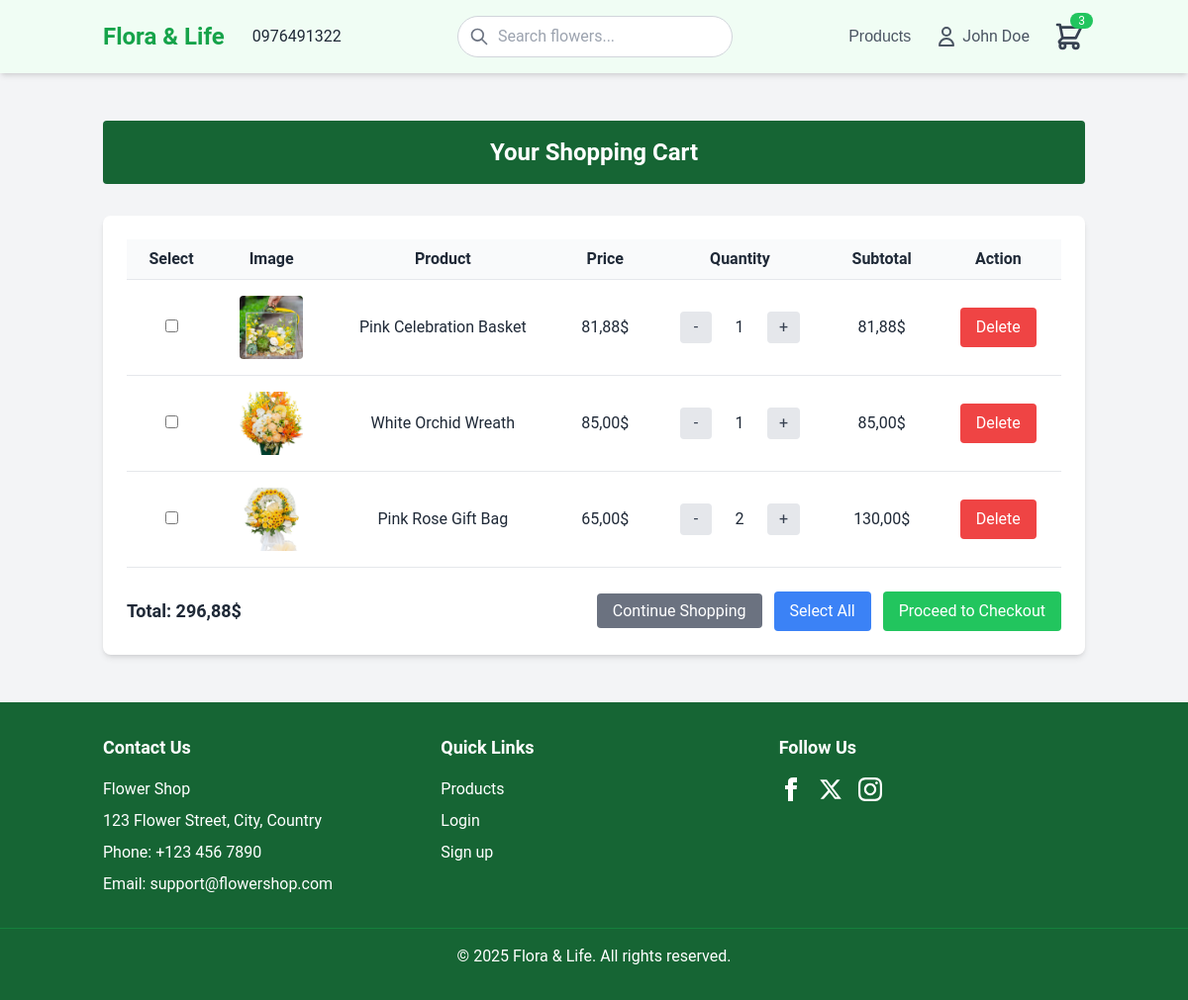
The page /cart.php (signed in) on the database as committed earlier.
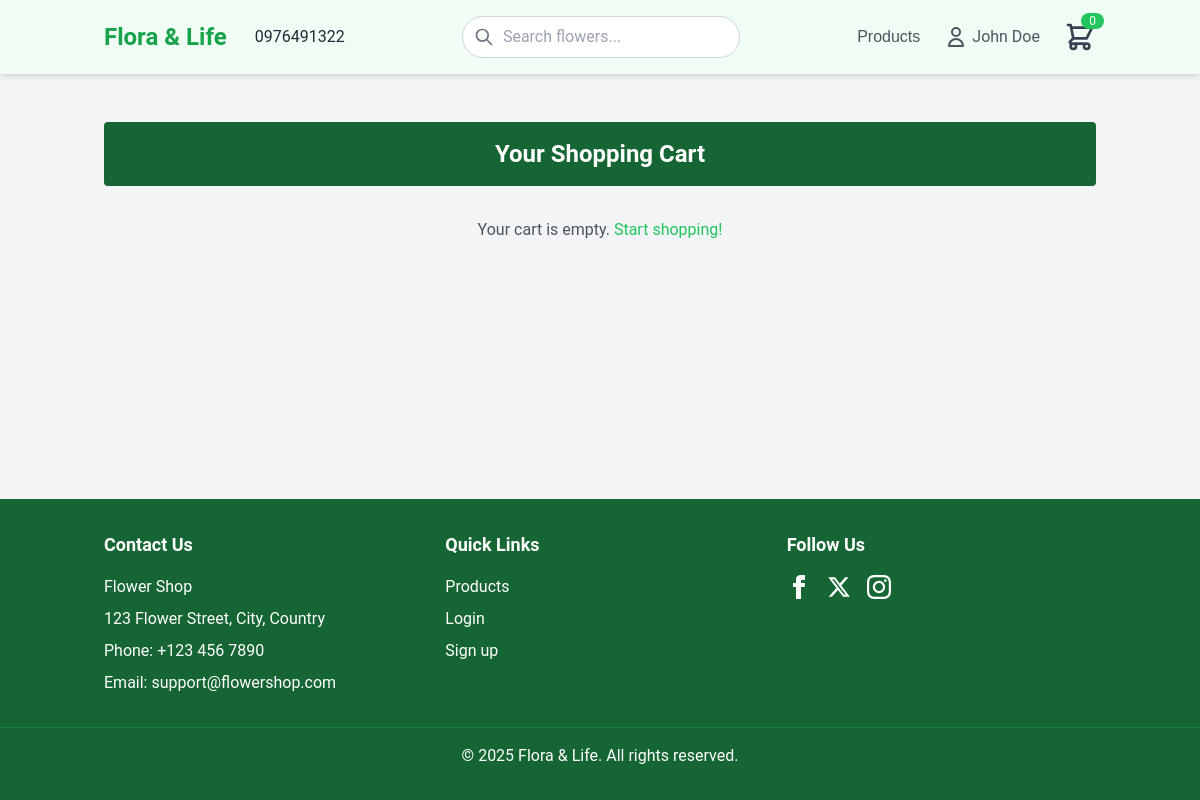
The same page on the database as committed later.
### tables this page shows
CREATE TABLE `cart` (
  `id` int(11) NOT NULL,
  `user_id` bigint(20) NOT NULL,
  `pid` bigint(20) NOT NULL,
  `name` varchar(255) NOT NULL,
  `price` decimal(10,2) NOT NULL,
  `quantity` int(11) NOT NULL,
  `image` varchar(255) NOT NULL,
  `created_at` datetime DEFAULT current_timestamp(),
  `updated_at` datetime DEFAULT current_timestamp() ON UPDATE current_timestamp()
);

CREATE TABLE `products` (
  `id` bigint(20) NOT NULL,
  `name` varchar(255) NOT NULL,
  `price` decimal(10,2) NOT NULL,
  `sale` decimal(10,2) NOT NULL DEFAULT 0.00,
  `product_detail` text NOT NULL,
  `image` varchar(255) NOT NULL,
  `origin` varchar(255) DEFAULT NULL,
  `type` enum('birthday','wedding','bouquet','condolence','basket','other') DEFAULT 'other',
  `created_at` datetime DEFAULT current_timestamp(),
  `updated_at` datetime DEFAULT current_timestamp() ON UPDATE current_timestamp()
);

### cart.php (the view, shortened to what this page needs)
<?php
include 'connection.php';
$user_id = isset($_SESSION['user_id']) ? $_SESSION['user_id'] : null;
$user_name = isset($_SESSION['user_name']) ? $_SESSION['user_name'] : 'Guest';
function fetchCartItems($conn, $user_id) {
    $cart_items = [];
    $total_price = 0;
    $stmt = $conn->prepare("
        SELECT c.id, c.pid, c.name, p.price, c.quantity, c.image, p.sale
        FROM cart c
        JOIN products p ON c.pid = p.id
        WHERE c.user_id = ?
    ");
    $stmt->bind_param("i", $user_id);
    $stmt->execute();
    $result = $stmt->get_result();
    while ($row = $result->fetch_assoc()) {
        $cart_items[] = $row;
        $discounted_price = $row['price'] * (100 - $row['sale']) / 100;
        $total_price += $discounted_price * $row['quantity'];
    }
    return ['items' => $cart_items, 'total_price' => $total_price];
}
$cart_data = fetchCartItems($conn, $user_id);
$cart_items = $cart_data['items'];
$total_price = $cart_data['total_price'];
$cart_count = count($cart_items);
?>
<!DOCTYPE html>
<html lang="en">
<head>
    <link rel="stylesheet" href="style1.css">
    <script src="https://cdn.tailwindcss.com"></script>
    <link rel="stylesheet" href="https://cdnjs.cloudflare.com/ajax/libs/font-awesome/6.4.2/css/all.min.css"/>
</head>
<body>
    <header class="header bg-green-50 shadow-md sticky top-0 z-50">
        <div class="container mx-auto px-4 py-4 flex justify-between items-center">
            <div class="flex items-center space-x-6">
                <a href="/" class="text-2xl font-bold text-green-600">Flora & Life</a>
                <div class="contact-info">
                    <div class="flex items-center gap-1">
                        <span>0976491322</span>
                    </div>
                </div>
            </div>
            <div class="search-bar">
                <div class="relative">
                    <input type="text" placeholder="Search flowers..." class="w-full pl-10 pr-4 py-2 rounded-full border border-gray-300 focus:outline-none focus:border-green-500 text-gray-700">
                    <svg class="w-5 h-5 absolute left-3 top-1/2 transform -translate-y-1/2 text-gray-500" fill="none" stroke="currentColor" viewBox="0 0 24 24" xmlns="http://www.w3.org/2000/svg">
                        <path stroke-linecap="round" stroke-linejoin="round" stroke-width="2" d="M21 21l-6-6m2-5a7 7 0 11-14 0 7 7 0 0114 0z"></path>
                    </svg>
                </div>
            </div>
            <nav class="nav-links flex space-x-6 items-center">
                <div class="relative dropdown">
                    <a href="product.php" class="text-gray-700 hover:text-green-500">Products</a>
                </div>
                <div class="relative dropdown">
                    <a href="#" class="text-gray-700 hover:text-green-500 flex items-center">
                        <svg class="w-6 h-6 mr-1" fill="none" stroke="currentColor" viewBox="0 0 24 24" xmlns="http://www.w3.org/2000/svg">
                            <path stroke-linecap="round" stroke-linejoin="round" stroke-width="2" d="M16 7a4 4 0 11-8 0 4 4 0 018 0zM12 14a7 7 0 00-7 7h14a7 7 0 00-7-7z"></path>
                        </svg>
                        <span><?php echo htmlspecialchars($user_name); ?></span>
                    </a>
                </div>
                <a href="cart.php" class="text-gray-700 hover:text-green-500 relative">
                    <span class="absolute -top-2 -right-2 bg-green-500 text-white text-xs rounded-full px-2"><?php echo $cart_count; ?></span>
                </a>
            </nav>
        </div>
    </header>
    <main class="py-12 bg-gray-100">
        <div class="container mx-auto px-4">
            <h2 class="text-2xl font-bold text-white text-center bg-green-800 py-4 mb-8 rounded">Your Shopping Cart</h2>
            <?php if (empty($cart_items)): ?>
                <p class="text-gray-600 text-center">Your cart is empty. <a href="customer.php" class="text-green-500 hover:underline">Start shopping!</a></p>
            <?php else: ?>
                <div class="bg-white p-6 rounded-lg shadow-md">
                    <form id="checkout-form" action="checkout.php" method="POST">
                        <table class="w-full text-left">
                            <thead>
                                <tr class="border-b">
                                    <th class="py-2">Select</th>
                                    <th class="py-2">Image</th>
                                    <th class="py-2">Product</th>
                                    <th class="py-2">Price</th>
                                    <th class="py-2">Quantity</th>
                                    <th class="py-2">Subtotal</th>
                                    <th class="py-2">Action</th>
                                </tr>
                            </thead>
                            <tbody>
                                <?php foreach ($cart_items as $item): ?>
                                    <tr class="border-b">
                                        <td class="py-4">
                                            <input type="checkbox" name="cart_ids[]" value="<?php echo $item['id']; ?>" class="item-checkbox">
                                        </td>
                                        <td class="py-4">
                                            <img src="image/<?php echo htmlspecialchars($item['image']); ?>" alt="<?php echo htmlspecialchars($item['name']); ?>" class="w-16 h-16 object-cover rounded">
                                        </td>
                                        <td class="py-4"><?php echo htmlspecialchars($item['name']); ?></td>
                                        <td class="py-4">
                                            <?php
                                            $discounted_price = $item['price'] * (100 - $item['sale']) / 100;
                                            echo number_format($discounted_price, 2, ',', '.');
                                            ?>$
                                        </td>
                                        <td class="py-4">
                                            <div class="quantity-controls">
                                                <form action="cart.php" method="POST">
                                                    <button type="submit" name="decrease_quantity">-</button>
                                                </form>
                                                <span><?php echo $item['quantity']; ?></span>
                                                <form action="cart.php" method="POST">
                                                    <button type="submit" name="increase_quantity">+</button>
                                                </form>
                                            </div>
                                        </td>
                                        <td class="py-4">
                                            <?php echo number_format($discounted_price * $item['quantity'], 2, ',', '.'); ?>$
                                        </td>
                                        <td class="py-4">
                                            <form action="cart.php" method="POST">
                                                <button type="submit" name="remove_item" style="background-color: #ef4444; color: white; padding: 8px 16px; border: none; border-radius: 4px; cursor: pointer;">Delete</button>
                                            </form>
                                        </td>
                                    </tr>
                                <?php endforeach; ?>
                            </tbody>
                        </table>
                        <div class="mt-6 flex justify-between items-center">
                            <div>
                                <p class="text-lg font-bold">Total: <?php echo number_format($total_price, 2, ',', '.'); ?>$</p>
                            </div>
                            <div>
                                <a href="customer.php" class="bg-gray-500 text-white px-4 py-2 rounded hover:bg-gray-600 mr-2">Continue Shopping</a>
                                <button type="button" id="select-all-btn" onclick="toggleSelectAll()" class="bg-blue-500 text-white px-4 py-2 rounded hover:bg-blue-600 mr-2">Select All</button>
                                <button type="submit" name="checkout_selected" class="bg-green-500 text-white px-4 py-2 rounded hover:bg-green-600">Proceed to Checkout</button>
                            </div>
                        </div>
                    </form>
                </div>
            <?php endif; ?>
        </div>
    </main>
    <footer class="bg-green-800 text-white py-8">
        <div class="container mx-auto px-4 grid grid-cols-1 md:grid-cols-3 gap-8">
            <div>
                <h3 class="text-lg font-bold mb-4">Contact Us</h3>
                <p class="mb-2">Flower Shop</p>
                <p class="mb-2">123 Flower Street, City, Country</p>
                <p class="mb-2">Phone: +123 456 7890</p>
                <p>Email: support@flowershop.com</p>
            </div>
            <div>
                <h3 class="text-lg font-bold mb-4">Quick Links</h3>
                <ul class="space-y-2">
                    <li><a href="login.php" class="hover:text-green-300">Products</a></li>
                    <li><a href="login.php" class="hover:text-green-300">Login</a></li>
                    <li><a href="register.php" class="hover:text-green-300">Sign up</a></li>
                </ul>
            </div>
            <div>
                <h3 class="text-lg font-bold mb-4">Follow Us</h3>
                <div class="flex space-x-4">
                    <a href="https://facebook.com" class="hover:text-green-300">
                        <svg class="w-6 h-6" fill="currentColor" viewBox="0 0 24 24" xmlns="http://www.w3.org/2000/svg">
                            <path d="M9 8h-3v4h3v12h5v-12h3.642l.358-4h-4v-1.667c0-.955.192-1.333 1.115-1.333h2.885v-5h-3.808c-3.596 0-5.192 1.583-5.192 4.615v3.385z"/>
                        </svg>
                    </a>
                    <a href="https://twitter.com" class="hover:text-green-300">
                        <svg class="w-6 h-6" fill="currentColor" viewBox="0 0 24 24" xmlns="http://www.w3.org/2000/svg">
                            <path d="M18.244 2.25h3.308l-7.227 8.26 8.502 11.24H16.17l-5.214-6.817L4.99 21.75H1.68l7.73-8.835L1.254 2.25H8.08l4.713 6.231zm-1.161 17.52h1.833L7.084 4.126H5.117z"/>
                        </svg>
                    </a>
                    <a href="https://instagram.com" class="hover:text-green-300">
                    </a>
                </div>
            </div>
        </div>
        <div class="border-t border-green-700 mt-8 pt-4 text-center">
            <p>© 2025 Flora & Life. All rights reserved.</p>
        </div>
    </footer>
</body>
</html>

### style1.css (style rules this page uses)
* { margin: 0; padding: 0; box-sizing: border-box; font-family: 'Roboto', sans-serif; }
body { display: flex; flex-direction: column; min-height: 100vh; background: #f9fafb; color: #1f2937; }
main { flex: 1; }
.header { background: #ffffff; box-shadow: 0 2px 4px rgba(0, 0, 0, 0.1); }
.nav-links a, .nav-links i, .icons a, .icons i { transition: color 0.3s, transform 0.2s; }
.search-bar input { border-color: #d1d5db; transition: border-color 0.3s; }
@media (min-width: 769px) { .nav-links { display: flex !important; } }
footer { background: #166534; }
footer a, footer svg { color: #ffffff; transition: color 0.3s; }
input[type="text"], input[type="email"], input[type="number"] { border-color: #d1d5db; transition: border-color 0.3s; }
button[type="submit"] { background: #22c55e; color: #ffffff; transition: background 0.3s, transform 0.2s; }

### cart.php (style rules this page uses)
.dropdown { position: relative; }
.dropdown > a { font-family: 'Arial', sans-serif; color: #4b5563; font-size: 1rem; text-decoration: none; }
.quantity-controls { display: flex; align-items: center; justify-content: center; gap: 0.5rem; width: 100%; }
.quantity-controls button { background-color: #e5e7eb; color: #374151; padding: 0.25rem 0.75rem; border-radius: 0.25rem; border: none; cursor: pointer; font-size: 1rem; min-width: 2rem; text-align: center; }
.quantity-controls span { width: 2.5rem; text-align: center; display: inline-block; }
table { width: 100%; border-collapse: collapse; margin: 0 auto; }
th, td { padding: 1rem; text-align: center; vertical-align: middle; }
th { background-color: #f9fafb; font-weight: bold; }
td { border-bottom: 1px solid #e5e7eb; }
td img { display: block; margin: 0 auto; }

Rows that differ between the two databases and show on the page:
removed cart: image (picture), name "Pink Celebration Basket", pid.sale "81,88", quantity "1", $discounted_price * $item['quantity'] "81,88"
removed cart: image (picture), name "White Orchid Wreath", pid.sale "85,00", quantity "1", $discounted_price * $item['quantity'] "85,00"
removed cart: image (picture), name "Pink Rose Gift Bag", pid.sale "65,00", quantity "2", $discounted_price * $item['quantity'] "130,00"
Other text that changed with them:
$cart_count: "3" → "0"
$total_price: "296,88" → (not shown)
text no longer shown: "Select Image Product Price Quantity Subtotal Action Total: $ Continue Shopping Select All Proceed to Checkout"
text now shown: "Your cart is empty. Start shopping!"
